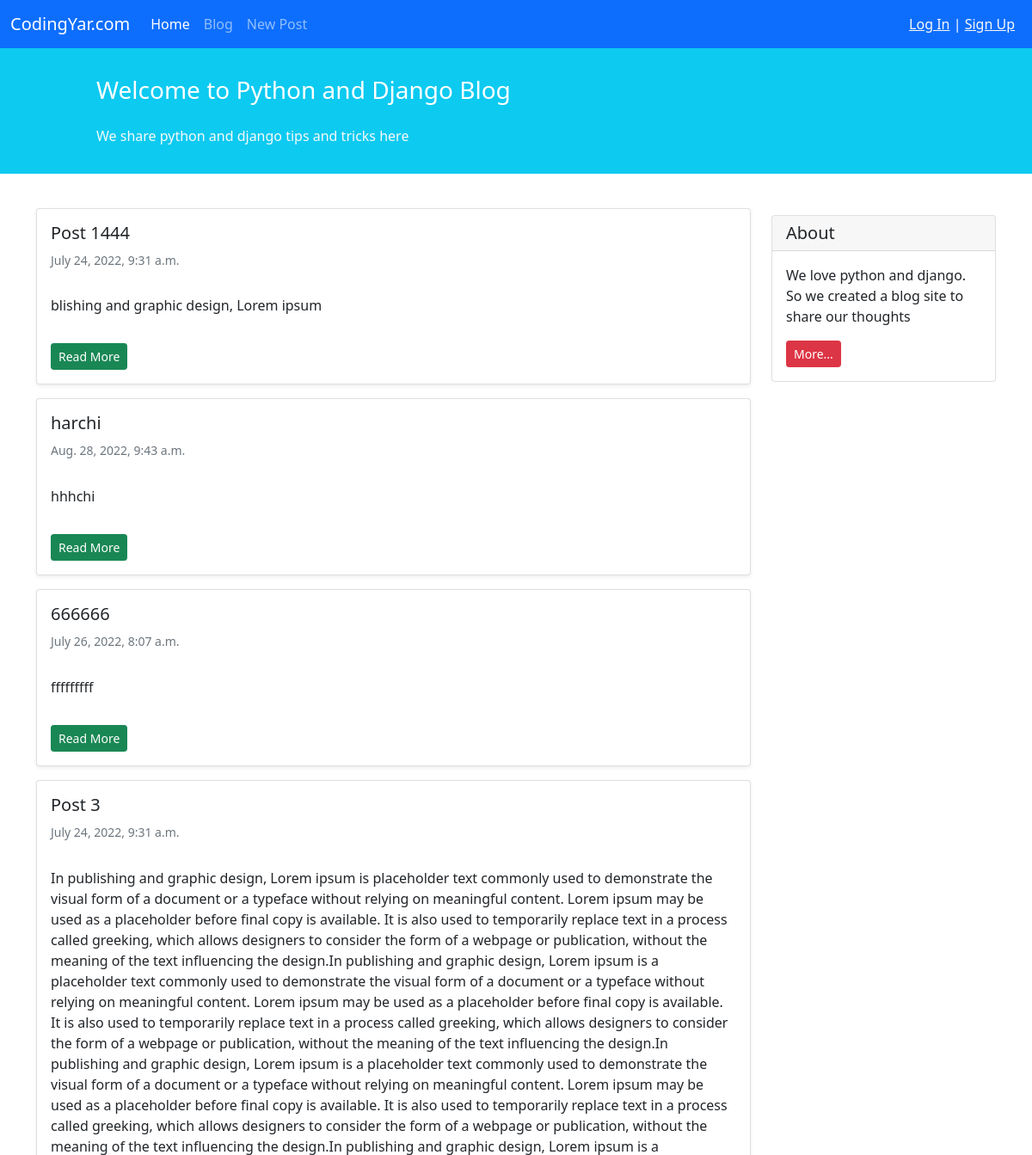
Page /blog/ (upper part) on the earlier database version.
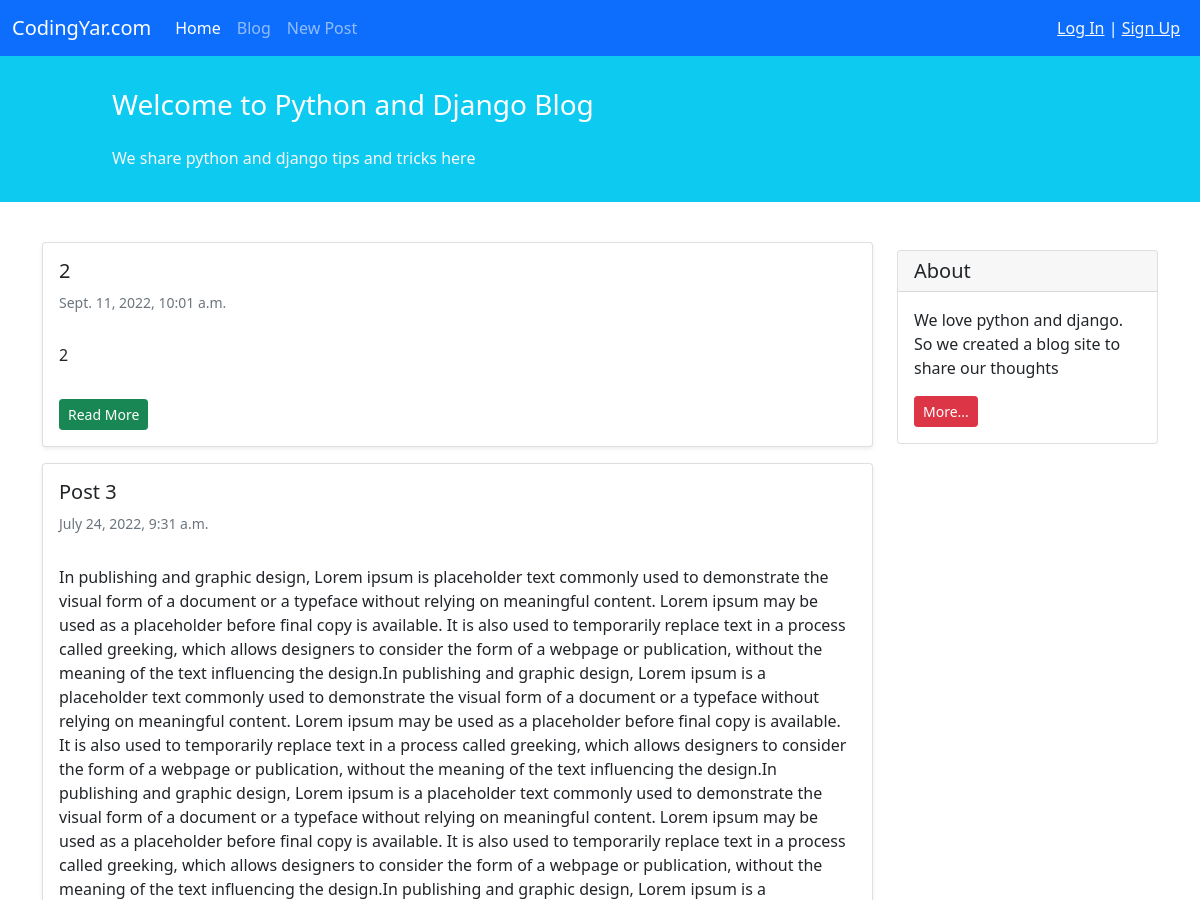
Same page on the later database version.
### blog/models.py (models this page shows, shortened)
class Post(models.Model):
    STATUS_CHOICES = (
        ('pub', 'Published'),
        ('drf', 'Draft'),
    )
    title = models.CharField(max_length=100)
    text = models.TextField()
    author = models.ForeignKey("auth.User", on_delete=models.CASCADE) # Yani age ye roozi ye nafar author ro az oon var paak kard man che khaki too saram berizam? ma ham goftim in ja ham pakesh kon author ro az tooye in field az in table.
    date_created = models.DateTimeField(auto_now_add=True)
    date_modified = models.DateTimeField(auto_now=True)
    status = models.CharField(choices=STATUS_CHOICES, max_length=3)

### blog/views.py (the view)
# urls.py: path('', views.PostListView.as_view(), name = 'posts_list'),
class PostListView(generic.ListView):
    template_name = 'blog/posts_list.html'
    context_object_name = 'posts_list'
    def get_queryset(self):
        return Post.objects.filter(status='pub').order_by('-date_modified')

### blog/templates/blog/posts_list.html (shortened to what this page needs)
{% extends '_base.html' %}
{% block content %}
    <div class="container mt-4">
        <div class="row">
            <div class="col-9">
                {% for post in posts_list %}
                    <div class="card shadow-sm my-3">
                        <div class="card-body">
                            <h5 class="card-title">{{ post.title }}</h5>
                            <h6 class="card-subtitle mb-2 text-muted small py-2">{{ post.date_created }}</h6>
                            <p class="card-text py-3">
                                {{ post.text }}
                            </p>
                            <a href="{% url 'post_detail' post.id %}" class="btn btn-sm btn-success">Read More</a>
                        </div>
                    </div>
                {% endfor %}
            </div>
            <div class="col-3">
                <div class="card my-4">
                    <h5 class="card-header">About</h5>
                    <div class="card-body">
                        <p class="card-text">We love python and django. So we created a blog site to share our
                            thoughts</p>
                            <a href="#"
                            class="btn btn-sm btn-danger">
                            More...
                        </a>
                    </div>
                </div>
            </div>
        </div>
    </div>
{% endblock content %}

Differences in the rows shown:
removed Post: title "Post 1444", date_created "July 24, 2022, 9:31 a.m.", text "blishing and graphic design, Lorem ipsum"
removed Post: title "harchi", date_created "Aug. 28, 2022, 9:43 a.m.", text "hhhchi"
removed Post: title "666666", date_created "July 26, 2022, 8:07 a.m.", text "fffffffff"
added Post: title "2", date_created "Sept. 11, 2022, 10:01 a.m.", text "2"
